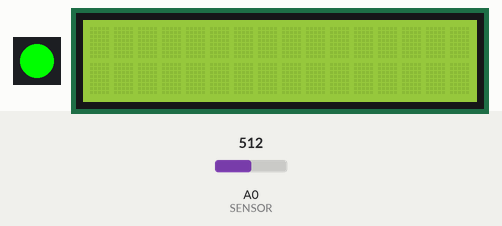
This sketch was run on a simulated Arduino Uno, built with avr-gcc and run on an emulated ATmega328P. Parts: 1 RGB LEDs in strip order, left to right, 16×2 character LCD. Inputs (shaded band) come from the test bench; at power-on: A0 (SENSOR) = 512. Dim RGB values are drawn brighter than linear; what the sketch prints to the serial monitor is not drawn.

Above: at 1.2 s.
1.3 s: A0 (SENSOR) set to 318
At 2.5 s:
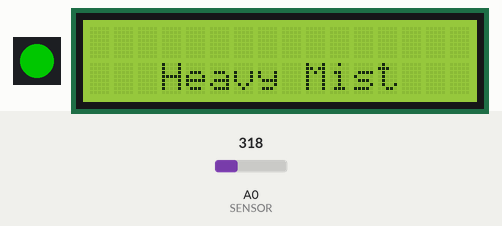
2.8 s: A0 (SENSOR) set to 337
At 3.2 s:
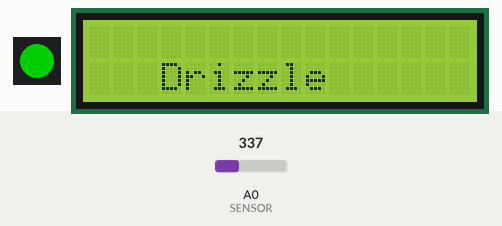
4.3 s: A0 (SENSOR) set to 155
At 5.6 s:
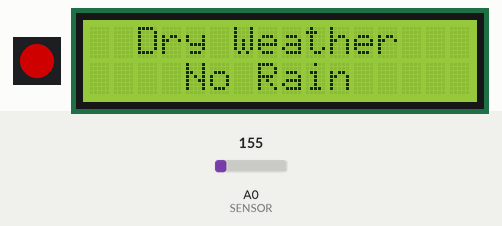
5.9 s: A0 (SENSOR) set to 521
At 6.3 s:
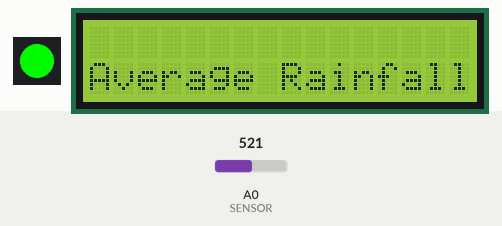
7.4 s: A0 (SENSOR) set to 716
At 7.7 s:
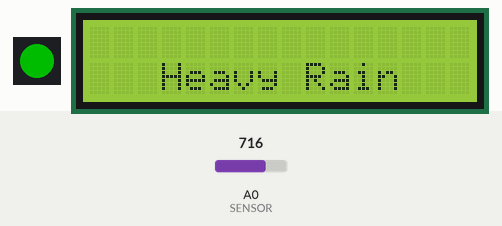
8.9 s: A0 (SENSOR) set to 810
At 10.3 s:
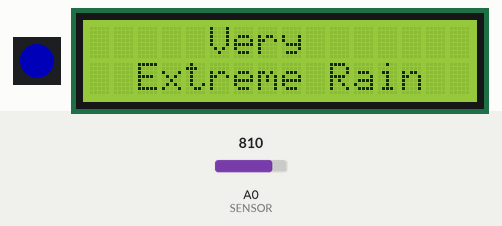
Timing chart, 0 to 11.4 s (numbered marks = the images above; inputs shaded):
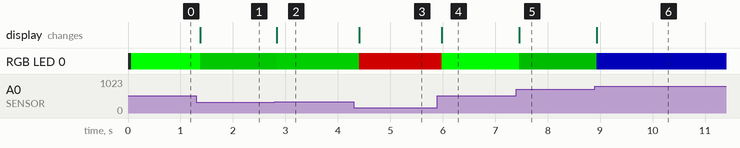

The sketch:

rain_and_humidity_sensor1.ino
```cpp
#include <LiquidCrystal.h>
#include <Adafruit_NeoPixel.h>

#define PIN 2	 // pin Neopixel is attached to
#define NUMPIXELS 1 // number of neopixels in strip
#define SENSOR A0		//input pin for Potentiometer

#define dryThreshold 50 //below this value, begin alerting dry, turn red;
#define wetThreshold 200 //above this value, begin alerting wet,turn blue;
#define thresholdCenter (dryThreshold + wetThreshold)/2 //Brightest Green point
#define crossFade 20 //how much blue and red should fade in to green

Adafruit_NeoPixel pixels = Adafruit_NeoPixel(NUMPIXELS, PIN, NEO_GRB + NEO_KHZ800);
int delayval = 100;

int redColor = 0;
int greenColor = 0;
int blueColor = 0;

int sensorValue  = 0;
int transitionValue = 0;

LiquidCrystal lcd(13,12,11,10,9,8);

void setup() {
  pixels.begin();
  pinMode(SENSOR,INPUT);
  lcd.begin(16, 2);
  Serial.begin(115200);
}

void loop() {
  sensorValue = analogRead(SENSOR);
  transitionValue = map(sensorValue,0,1023,0,255);
  setColor();
  pixels.setPixelColor(0,redColor,greenColor,blueColor);
  pixels.show();

  int value = analogRead(A0);
  Serial.println(value);
  if (value <= 164) {
    lcd.setCursor(0, 0);
    lcd.print("  Dry Weather   ");
    Serial.println("Dry Weather");
    lcd.setCursor(0, 1);
    lcd.print("    No Rain    ");
   }
  if ((value > 165) && (value <= 327)) {
    Serial.println("Heavy Mist ");
    lcd.setCursor(0, 0);
    lcd.print("      ");
    lcd.setCursor(0, 1);
    lcd.print("   Heavy Mist   ");
   }
  if ((value > 328) && (value <= 511)) {
    Serial.println("    Drizzle   ");
    lcd.setCursor(0, 0);
    lcd.print("                ");
    lcd.setCursor(0, 1);
    lcd.print("   Drizzle   ");
  }
  if ((value > 512) && (value <= 700)) {
    Serial.println("Average Rainfall");
    lcd.setCursor(0, 0);
    lcd.print("                ");
    lcd.setCursor(0, 1);
    lcd.print("Average Rainfall ");
  }
  if ((value > 700) && (value <= 800)) {
    Serial.println("Heavy Rain");
    lcd.setCursor(0, 0);
    lcd.print("                ");
    lcd.setCursor(0, 1);
    lcd.print("   Heavy Rain   ");
  }
  if (value > 800) {
    Serial.println("Extreme Rain");
    lcd.setCursor(0, 0);
    lcd.print("     Very       ");
    lcd.setCursor(0, 1);
    lcd.print("  Extreme Rain    ");
   }

  delay(100);
}

void setColor(){


  redColor = ((transitionValue <= dryThreshold + crossFade) && (transitionValue >= 0 ))? map(transitionValue,0,dryThreshold + crossFade,255,0) : 0;
  blueColor = (transitionValue >= wetThreshold - crossFade && transitionValue <= 255)? map(transitionValue,wetThreshold - crossFade,255,0,255):0;

  if(transitionValue >= dryThreshold && transitionValue <= thresholdCenter)
  {
    greenColor = map(transitionValue,dryThreshold,thresholdCenter,0,255);
  }
  else if(transitionValue > thresholdCenter && transitionValue < wetThreshold)
  {
    greenColor = map(transitionValue,dryThreshold,thresholdCenter,255,0);
  }
  else{
    greenColor = 0;
  }

}
```

Measured:
- after the input at 1.3 s, RGB LED 0: RGB(0, 250, 0) → RGB(0, 98, 0) after 0.08 s; the display: changes after 0.08 s (image 1)
- after the input at 2.8 s, RGB LED 0: RGB(0, 98, 0) → RGB(0, 115, 0) at once; the display: changes at once (image 2)
- after the input at 4.3 s, RGB LED 0: RGB(0, 115, 0) → RGB(117, 0, 0) after 0.11 s; the display: changes after 0.11 s (image 3)
- after the input at 5.9 s, RGB LED 0: RGB(117, 0, 0) → RGB(0, 243, 0) after 0.08 s; the display: changes after 0.08 s (image 4)
- after the input at 7.4 s, RGB LED 0: RGB(0, 243, 0) → RGB(0, 76, 0) after 0.06 s; the display: changes after 0.06 s (image 5)
- after the input at 8.9 s, RGB LED 0: RGB(0, 76, 0) → RGB(0, 0, 71) at once; the display: changes at once (image 6)
